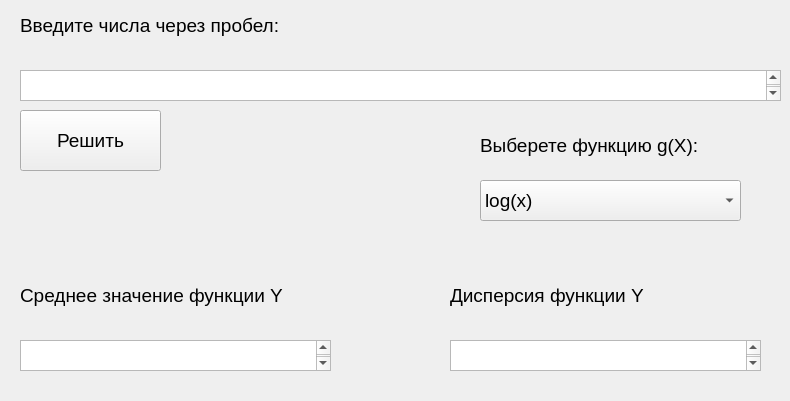
<?xml version="1.0" encoding="UTF-8"?>
<ui version="4.0">
 <class>MainWindow</class>
 <widget class="QMainWindow" name="MainWindow">
  <property name="geometry">
   <rect>
    <x>0</x>
    <y>0</y>
    <width>790</width>
    <height>401</height>
   </rect>
  </property>
  <property name="windowTitle">
   <string>MainWindow</string>
  </property>
  <widget class="QWidget" name="centralwidget">
   <widget class="QLabel" name="label">
    <property name="geometry">
     <rect>
      <x>20</x>
      <y>10</y>
      <width>331</width>
      <height>31</height>
     </rect>
    </property>
    <property name="font">
     <font>
      <pointsize>14</pointsize>
     </font>
    </property>
    <property name="text">
     <string>Введите числа через пробел:</string>
    </property>
   </widget>
   <widget class="QTextEdit" name="input_value">
    <property name="geometry">
     <rect>
      <x>20</x>
      <y>70</y>
      <width>761</width>
      <height>31</height>
     </rect>
    </property>
    <property name="font">
     <font>
      <pointsize>14</pointsize>
     </font>
    </property>
   </widget>
   <widget class="QLabel" name="label_2">
    <property name="geometry">
     <rect>
      <x>480</x>
      <y>130</y>
      <width>301</width>
      <height>31</height>
     </rect>
    </property>
    <property name="font">
     <font>
      <pointsize>14</pointsize>
     </font>
    </property>
    <property name="text">
     <string>Выберете функцию g(X):</string>
    </property>
   </widget>
   <widget class="QComboBox" name="func_g">
    <property name="geometry">
     <rect>
      <x>480</x>
      <y>180</y>
      <width>261</width>
      <height>41</height>
     </rect>
    </property>
    <property name="font">
     <font>
      <pointsize>14</pointsize>
     </font>
    </property>
    <item>
     <property name="text">
      <string>log(x)</string>
     </property>
    </item>
    <item>
     <property name="text">
      <string>2^x</string>
     </property>
    </item>
    <item>
     <property name="text">
      <string>e^x</string>
     </property>
    </item>
   </widget>
   <widget class="QLabel" name="label_3">
    <property name="geometry">
     <rect>
      <x>20</x>
      <y>280</y>
      <width>331</width>
      <height>31</height>
     </rect>
    </property>
    <property name="font">
     <font>
      <pointsize>14</pointsize>
     </font>
    </property>
    <property name="text">
     <string>Cреднее значение функции Y</string>
    </property>
   </widget>
   <widget class="QLabel" name="label_4">
    <property name="geometry">
     <rect>
      <x>450</x>
      <y>280</y>
      <width>331</width>
      <height>31</height>
     </rect>
    </property>
    <property name="font">
     <font>
      <pointsize>14</pointsize>
     </font>
    </property>
    <property name="text">
     <string>Дисперсия функции Y</string>
    </property>
   </widget>
   <widget class="QTextEdit" name="avg_Y">
    <property name="geometry">
     <rect>
      <x>20</x>
      <y>340</y>
      <width>311</width>
      <height>31</height>
     </rect>
    </property>
    <property name="font">
     <font>
      <pointsize>14</pointsize>
     </font>
    </property>
   </widget>
   <widget class="QTextEdit" name="cko_Y">
    <property name="geometry">
     <rect>
      <x>450</x>
      <y>340</y>
      <width>311</width>
      <height>31</height>
     </rect>
    </property>
    <property name="font">
     <font>
      <pointsize>14</pointsize>
     </font>
    </property>
   </widget>
   <widget class="QPushButton" name="decide">
    <property name="geometry">
     <rect>
      <x>20</x>
      <y>110</y>
      <width>141</width>
      <height>61</height>
     </rect>
    </property>
    <property name="font">
     <font>
      <pointsize>14</pointsize>
     </font>
    </property>
    <property name="cursor">
     <cursorShape>PointingHandCursor</cursorShape>
    </property>
    <property name="text">
     <string>Решить</string>
    </property>
   </widget>
  </widget>
 </widget>
 <resources/>
 <connections/>
</ui>
